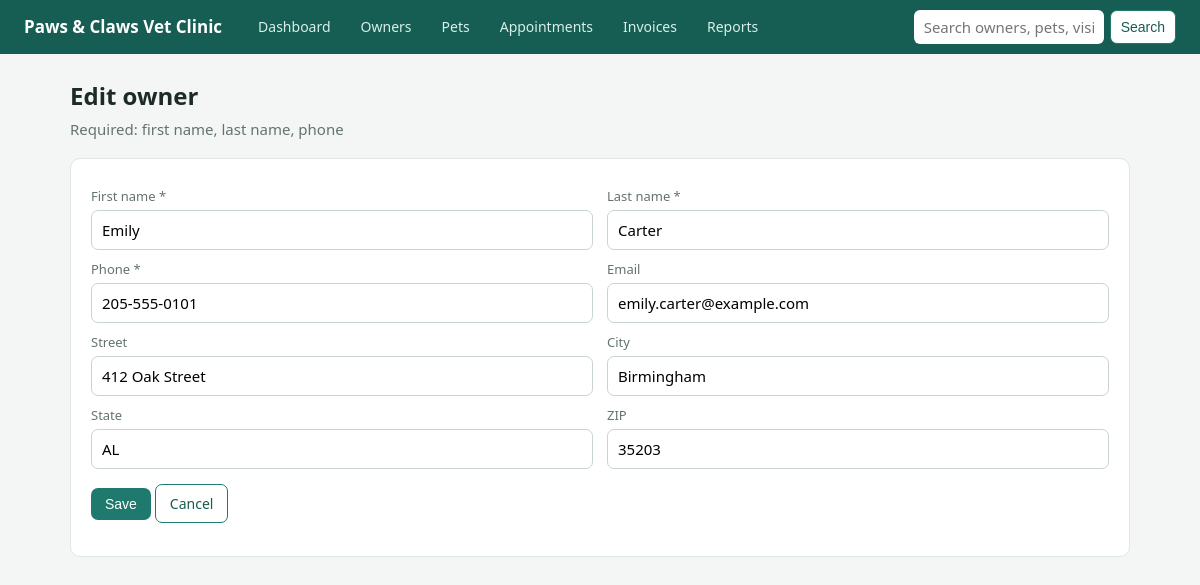
The page /owners/1/edit on the database its author committed.
### tables this page shows
CREATE TABLE owner (
    owner_id        INTEGER PRIMARY KEY AUTOINCREMENT,
    first_name      VARCHAR(40)  NOT NULL,
    last_name       VARCHAR(40)  NOT NULL,
    phone           VARCHAR(20)  NOT NULL,
    email           VARCHAR(100) UNIQUE,
    street          VARCHAR(100),
    city            VARCHAR(50),
    state           CHAR(2),
    zip_code        VARCHAR(10),
    registered_date DATE         NOT NULL DEFAULT (date('now'))
);

### app/app.py (the view, shortened to what this page needs)
@app.route("/owners/new", methods=["GET", "POST"])
@app.route("/owners/<int:oid>/edit", methods=["GET", "POST"])
def owner_form(oid=None):
    row = q("SELECT * FROM owner WHERE owner_id=?", (oid,), True) if oid else None
    return render_template("owner_form.html", o=row)

### app/app.py (called while the page is built)
def db():
    if "db" not in g:
        g.db = sqlite3.connect(DB)
        g.db.row_factory = sqlite3.Row
        g.db.execute("PRAGMA foreign_keys = ON")
    return g.db

def q(sql, args=(), one=False):
    cur = db().execute(sql, args)
    rows = cur.fetchall()
    return (rows[0] if rows else None) if one else rows

### app/templates/owner_form.html
{% extends "base.html" %}{% block body %}
<h1>{{ 'Edit owner' if o and o['owner_id'] is defined else 'New owner' }}</h1><p class="sub">Required: first name, last name, phone</p>
<form method="post" class="card"><div class="row">
<div><label>First name *</label><input name="first_name" value="{{ o['first_name'] if o else '' }}" required></div>
<div><label>Last name *</label><input name="last_name" value="{{ o['last_name'] if o else '' }}" required></div>
<div><label>Phone *</label><input name="phone" value="{{ o['phone'] if o else '' }}" required></div>
<div><label>Email</label><input type="email" name="email" value="{{ o['email'] or '' if o else '' }}"></div>
<div><label>Street</label><input name="street" value="{{ o['street'] or '' if o else '' }}"></div>
<div><label>City</label><input name="city" value="{{ o['city'] or '' if o else '' }}"></div>
<div><label>State</label><input name="state" maxlength="2" value="{{ o['state'] or '' if o else '' }}"></div>
<div><label>ZIP</label><input name="zip_code" value="{{ o['zip_code'] or '' if o else '' }}"></div></div>
<p><button class="btn">Save</button> <a class="btn sec" href="{{ url_for('owners') }}">Cancel</a></p></form>{% endblock %}

### app/static/style.css (style rules this page uses)
:root { --bg:#f4f6f5;--card:#fff;--ink:#1d2b28;--mute:#64736f;--brand:#1f7a6d;--brand-d:#165d53;--line:#dfe6e3;--bad:#b3261e;--ok:#2e7d32;--warn:#b26a00 }
* { box-sizing:border-box }
body { margin:0;font:15px/1.5 system-ui,-apple-system,"Segoe UI",Roboto,sans-serif;background:var(--bg);color:var(--ink) }
h1 { font-size:24px;margin:0 0 4px }
.sub { color:var(--mute);margin:0 0 18px }
.card { background:var(--card);border:1px solid var(--line);border-radius:10px;padding:18px 20px;margin-bottom:16px }
a { color:var(--brand) }
.btn { display:inline-block;background:var(--brand);color:#fff;border:0;border-radius:7px;padding:8px 14px;font-size:14px;cursor:pointer;text-decoration:none }
.btn.sec { background:#fff;color:var(--brand-d);border:1px solid var(--brand) }
label { display:block;font-size:13px;color:var(--mute);margin:10px 0 3px }
input,select,textarea { width:100%;padding:8px 10px;border:1px solid #c9d4d0;border-radius:7px;font:inherit;background:#fff }
.row { display:grid;grid-template-columns:1fr 1fr;gap:0 14px }

### rows shown on the page
owner: first_name "Emily", last_name "Carter", phone "205-555-0101", email "emily.carter@example.com", street "412 Oak Street", city "Birmingham", state "AL", zip_code "35203"

### other values the page prints
{{ 'Edit owner' if o and o['owner_id'] is defined else 'New owner' }} "Edit owner"
